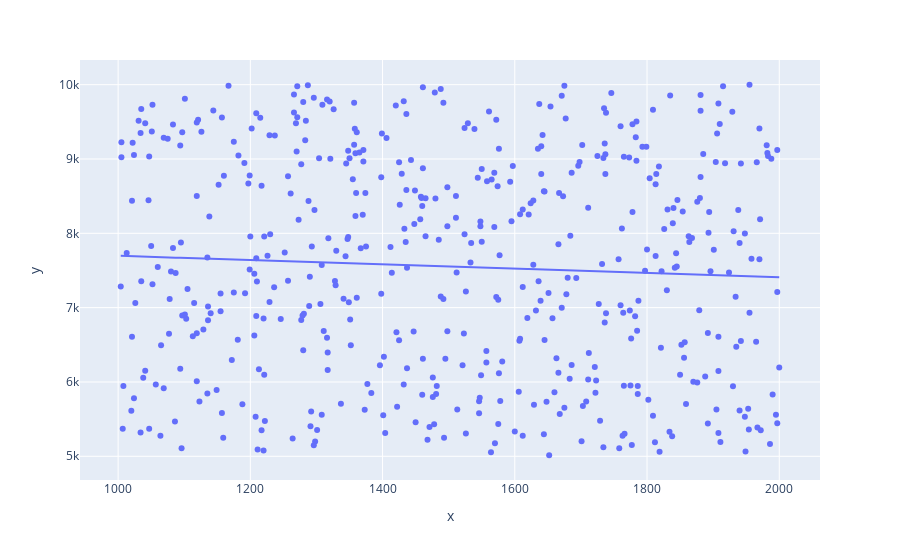

Notebook source saved alongside this figure:
### Code cell
px.scatter(x = obs3 , y = obs4, trendline = 'ols')

### Figure 1 — Plotly figure (JSON) as saved in the notebook; plotly's stock layout.template omitted (floating-point values rounded to 4 significant figures; data arrays with more than 128 entries replaced by an {"elided": "..."} marker saying what was removed)
{"data": [{"hovertemplate": "x=%{x}<br>y=%{y}<extra></extra>", "legendgroup": "", "marker": {"color": "#636efa", "symbol": "circle"}, "mode": "markers", "name": "", "orientation": "v", "showlegend": false, "type": "scatter", "x": {"elided": "500 int values"}, "xaxis": "x", "y": {"elided": "500 int values"}, "yaxis": "y"}, {"hovertemplate": "<b>OLS trendline</b><br>y = -0.288778 * x + 7986.49<br>R<sup>2</sup>=0.003186<br><br>x=%{x}<br>y=%{y} <b>(trend)</b><extra></extra>", "legendgroup": "", "marker": {"color": "#636efa", "symbol": "circle"}, "mode": "lines", "name": "", "showlegend": false, "type": "scatter", "x": {"elided": "500 int values"}, "xaxis": "x", "y": {"elided": "500 float values"}, "yaxis": "y"}], "layout": {"legend": {"tracegroupgap": 0}, "margin": {"t": 60}, "xaxis": {"anchor": "y", "domain": [0, 1], "title": {"text": "x"}}, "yaxis": {"anchor": "x", "domain": [0, 1], "title": {"text": "y"}}}}
